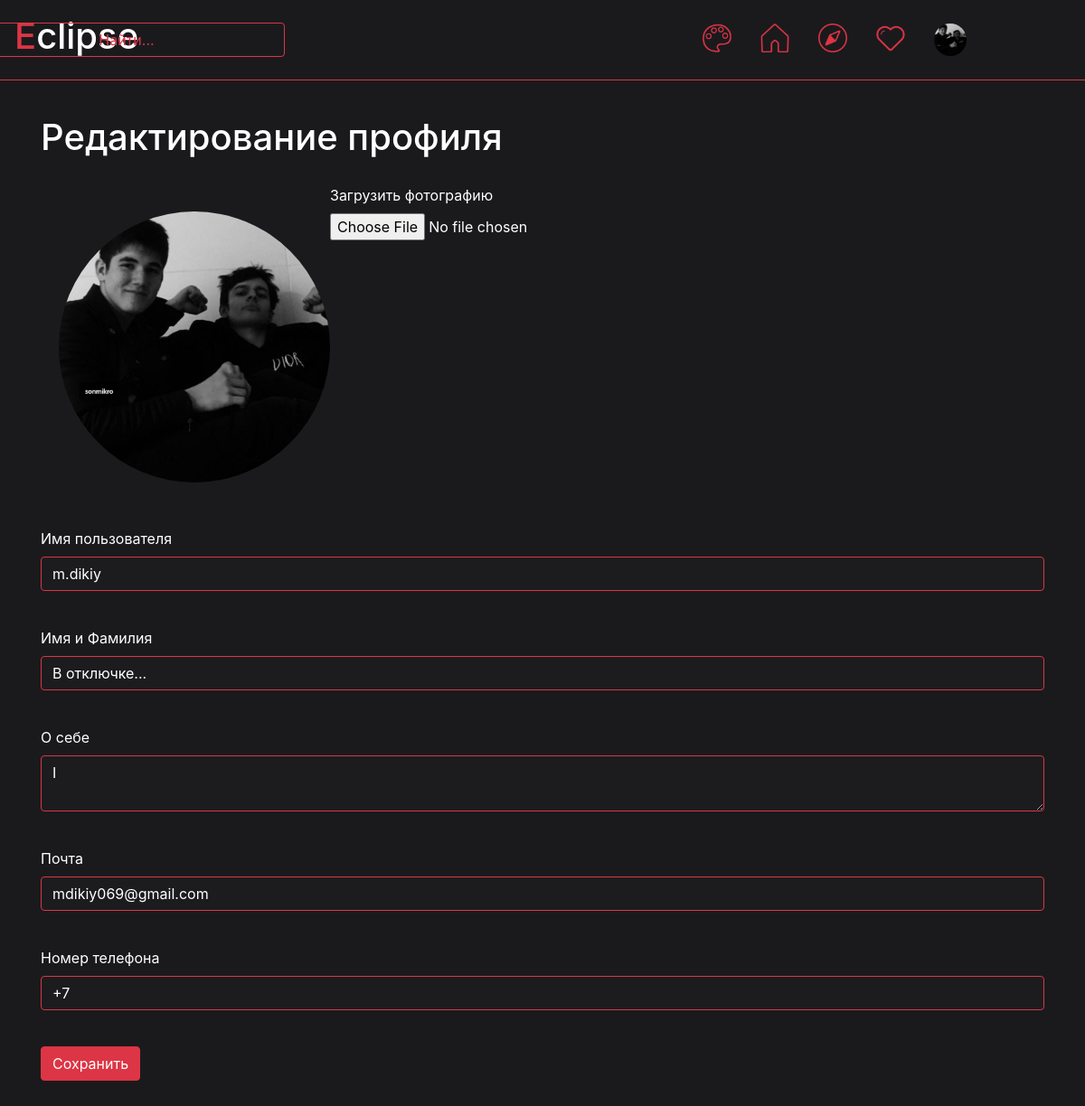
/edit_profile (signed in), run on an earlier commit of the app's database.
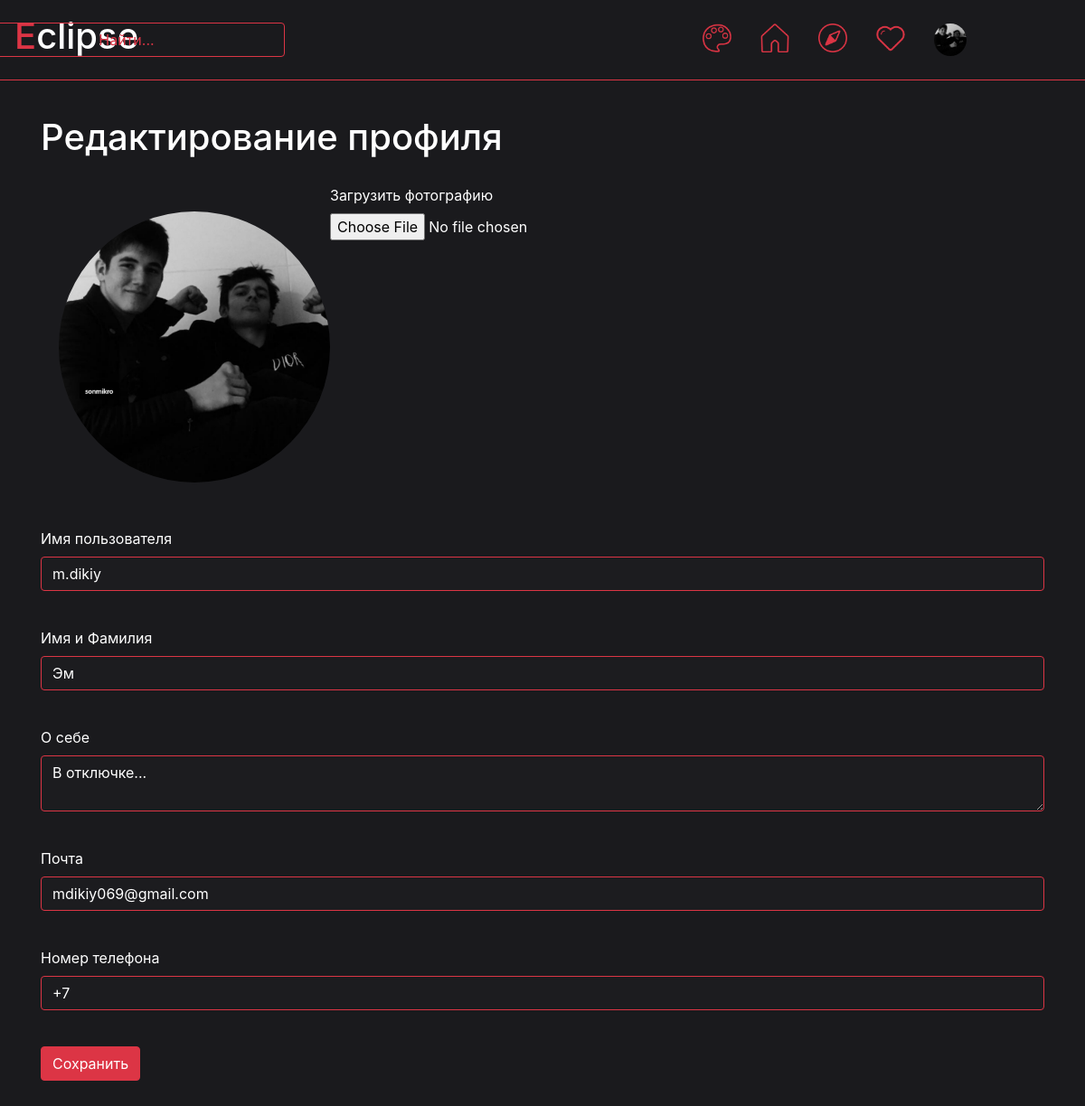
And on a later commit of the database.
### data/users.py (models this page shows, shortened)
class User(SqlAlchemyBase, UserMixin):
    __tablename__ = 'users'
    id = sqlalchemy.Column(sqlalchemy.Integer,
                           primary_key=True, autoincrement=True)
    name = sqlalchemy.Column(sqlalchemy.String, nullable=True)
    full_name = sqlalchemy.Column(sqlalchemy.String, nullable=True, default='')
    email = sqlalchemy.Column(sqlalchemy.String,
                              index=True, unique=True, nullable=True)
    hashed_password = sqlalchemy.Column(sqlalchemy.String, nullable=True)
    phone = sqlalchemy.Column(sqlalchemy.String, nullable=True, default='+7 ')
    about = sqlalchemy.Column(sqlalchemy.String, nullable=True)
    filename_photo = sqlalchemy.Column(sqlalchemy.String, nullable=True, default='user_data/profile_photos/default.png')
    created_date = sqlalchemy.Column(sqlalchemy.DateTime,
                                     default=datetime.datetime.now)
    other_data = None
    def load_data(self):
        if os.path.isfile(f'static/user_data/additional_data/user_{self.id}.json'):
            file = open(f'static/user_data/additional_data/user_{self.id}.json', 'r')
            self.other_data = json.load(file)
        else:
            self.save_data()

### main.py (the view, shortened to what this page needs)
@app.route('/edit_profile', methods=['GET', 'POST'])
def edit_profile():     # Редактирование дыннх пользоветеля
    form = EditProfileForm()
    form.name.data = current_user.name
    form.full_name.data = current_user.full_name
    form.about.data = current_user.about
    form.email.data = current_user.email
    form.phone.data = current_user.phone
    current_user.load_data()
    user_data = current_user.other_data
    return render_template('edit_profile.html', title='Изменить профиль', theme=get_theme(), form=form, user_data=user_data)

### forms/users.py
class EditProfileForm(FlaskForm):
    file = FileField('Загрузить фотографию')
    name = StringField('Имя пользователя', validators=[DataRequired()])
    full_name = StringField('Имя и Фамилия', validators=[DataRequired()])
    about = TextAreaField('О себе', validators=[DataRequired()])
    email = EmailField('Почта', validators=[DataRequired()])
    phone = StringField('Номер телефона', default='+7 ')
    submit = SubmitField('Сохранить')

### data/db_session.py (called while the page is built)
def create_session() -> Session:
    global __factory
    return __factory()

### main.py (called while the page is built)
def get_theme():    # Возвращает текушую тему
    return themes[int(request.cookies.get("theme_index", 0))]

@login_manager.user_loader
def load_user(user_id):
    db_sess = db_session.create_session()
    return db_sess.query(User).get(user_id)

### templates/edit_profile.html (shortened to what this page needs)
{% extends "base.html" %}
{% block content %}
    <div class="album py-5">
        <form action="" method="post" class="container" enctype="multipart/form-data">
            <h1 class="white">Редактирование профиля</h1>
            <nav class="nav container" style="padding: 20px">
                <li class="nav-item">
                    <img src="{{ url_for('static', filename=current_user.filename_photo) }}" width="300" height="300" class="rounded-circle" style="margin-top: 30px;">
                </li>
                <li class="nav-item">
                    {{ form.file.label(class="white") }}<br>
                    {{ form.file(class="white") }}<br>
                </li>
            </nav>
            <p style="margin-top: 30px;">
                {{ form.name.label(class="white") }}<br>
                {{ form.name(class="form-control black-form") }}<br>
            </p>
            <p>
                {{ form.full_name.label(class="white") }}<br>
                {{ form.full_name(class="form-control black-form") }}<br>
            </p>
            <p>
                {{ form.about.label(class="white") }}<br>
                {{ form.about(class="form-control black-form") }}<br>
            </p>
            <p>
                {{ form.email.label(class="white") }}<br>
                {{ form.email(class="form-control black-form", type="email") }}<br>
            </p>
            <p>
                {{ form.phone.label(class="white") }}<br>
                {{ form.phone(class="form-control black-form") }}<br>
            </p>
            <p>{{ form.submit(type="submit", class="btn btn-" + theme.style) }}</p>
        </form>
    </div>
{% endblock %}

### templates/base.html (shortened to what this page needs)
<!doctype html>
<html lang="en">
<head>
    <link rel="stylesheet"
          href="https://stackpath.bootstrapcdn.com/bootstrap/4.4.1/css/bootstrap.min.css"
>
    <link rel="stylesheet" href="{{ url_for('static', filename=theme.css_file) }}">
</head>
<body>
<header class="p-3 mb-3 border-bottom border-{{theme.style}}" style="background-color: {{theme.background_color}}; position: fixed; width: 1920px; z-index: 1">
    <div class="d-flex flex-wrap align-items-center justify-content-center justify-content-lg-start">
        {% if current_user.is_authenticated %}
            <h1 style="color: {{theme.color}}">E<span class="white">clipse</span></h1>
              <a href="/search" class="col-12 col-lg-auto mb-3 mb-lg-0 me-lg-3" style="width: 350px; position: fixed; right: 900px;">
                  <button type="button" class="btn btn-outline-{{theme.style}}" style="width: 350px;">Найти...</button>
              </a>
            <ul class="nav col-12 col-lg-auto me-lg-auto mb-2 justify-content-center mb-md-0" style="position: fixed; right: 100px;">
                <li><a href="/change_theme" class="nav-link px-3">
                    <img src="{{ url_for('static', filename='icons/' + theme.icon_name + 'circle.png') }}" width="32" height="32">
                </a></li>
                <li><a href="/home" class="nav-link px-3">
                    {% if request.path == "/home" %}
                        <img src="{{ url_for('static', filename='icons/' + theme.icon_name + 'home_true.png') }}" width="32" height="32">
                    {% else %}
                        <img src="{{ url_for('static', filename='icons/' + theme.icon_name + 'home_false.png') }}" width="32" height="32">
                    {% endif %}
                </a></li>
                <li><a href="/explore" class="nav-link px-3">
                    {% if request.path == "/explore" %}
                        <img src="{{ url_for('static', filename='icons/' + theme.icon_name + 'explore_true.png') }}" width="32" height="32">
                    {% else %}
                        <img src="{{ url_for('static', filename='icons/' + theme.icon_name + 'explore_false.png') }}" width="32" height="32">
                    {% endif %}
                </a></li>
                <li><a href="/notification" class="nav-link px-3">
                    {% if request.path == "/notification" %}
                        <img src="{{ url_for('static', filename='icons/' + theme.icon_name + 'like_true.png') }}" width="32" height="32">
                    {% else %}
                        <img src="{{ url_for('static', filename='icons/' + theme.icon_name + 'like_false.png') }}" width="32" height="32">
                    {% endif %}
                </a></li>
                <li><a href="/profile/{{ current_user.name }}" class="nav-link px-3">
                    <img src="{{ url_for('static', filename=current_user.filename_photo) }}" width="36" height="36" class="rounded-circle">
                </a></li>
            </ul>
        {% else %}
            <p>
                <a class="btn btn-primary" href="/register">Зарегистрироваться</a>
                <a class="btn btn-success" href="/login">Войти</a>
            </p>
        {% endif %}
    </div>
</header>
<main role="main" class="container" style="background-color: {{theme.background_color}}; position: relative; top: 80px; max-width: 1920px; min-height: 1000px">
    {% block content %}
    {% endblock %}
</main>
</body>
</html>

What changed in the data, as far as the page shows it:
changed User "m.dikiy": full_name "В отключке..." → "Эм"; about "I" → "В отключке..."
